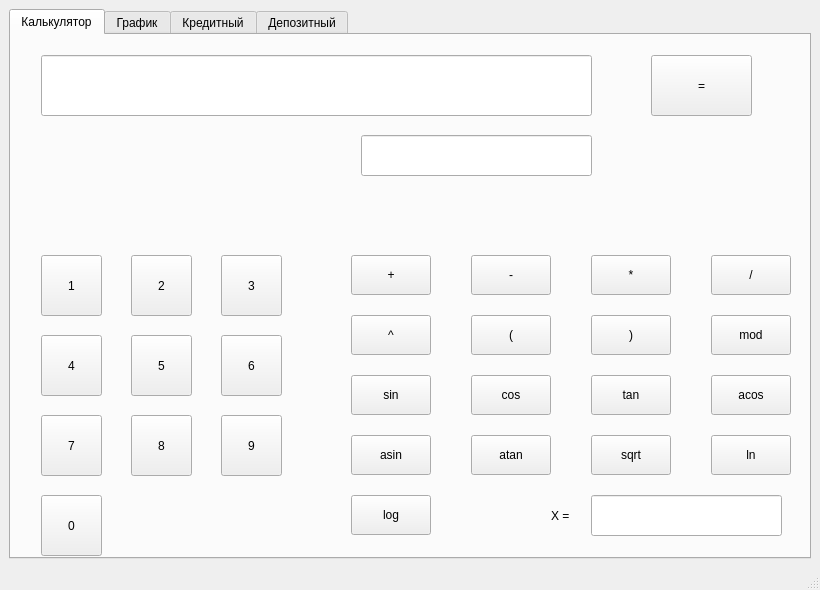
<?xml version="1.0" encoding="UTF-8"?>
<ui version="4.0">
 <class>MainWindow</class>
 <widget class="QMainWindow" name="MainWindow">
  <property name="enabled">
   <bool>true</bool>
  </property>
  <property name="geometry">
   <rect>
    <x>0</x>
    <y>0</y>
    <width>820</width>
    <height>590</height>
   </rect>
  </property>
  <property name="sizePolicy">
   <sizepolicy hsizetype="Fixed" vsizetype="Fixed">
    <horstretch>0</horstretch>
    <verstretch>0</verstretch>
   </sizepolicy>
  </property>
  <property name="minimumSize">
   <size>
    <width>820</width>
    <height>590</height>
   </size>
  </property>
  <property name="maximumSize">
   <size>
    <width>820</width>
    <height>590</height>
   </size>
  </property>
  <property name="windowTitle">
   <string>MainWindow</string>
  </property>
  <widget class="QWidget" name="centralwidget">
   <layout class="QGridLayout" name="gridLayout_3">
    <item row="0" column="1">
     <widget class="QTabWidget" name="tabWidget">
      <property name="currentIndex">
       <number>0</number>
      </property>
      <widget class="QWidget" name="tab_3">
       <attribute name="title">
        <string>Калькулятор</string>
       </attribute>
       <widget class="QLineEdit" name="input">
        <property name="geometry">
         <rect>
          <x>30</x>
          <y>20</y>
          <width>551</width>
          <height>61</height>
         </rect>
        </property>
        <property name="styleSheet">
         <string notr="true">font: 25pt &quot;.AppleSystemUIFont&quot;;</string>
        </property>
        <property name="alignment">
         <set>Qt::AlignRight|Qt::AlignTrailing|Qt::AlignVCenter</set>
        </property>
       </widget>
       <widget class="QLineEdit" name="output">
        <property name="geometry">
         <rect>
          <x>350</x>
          <y>100</y>
          <width>231</width>
          <height>41</height>
         </rect>
        </property>
        <property name="alignment">
         <set>Qt::AlignRight|Qt::AlignTrailing|Qt::AlignVCenter</set>
        </property>
        <property name="readOnly">
         <bool>true</bool>
        </property>
       </widget>
       <widget class="QPushButton" name="equalsButton">
        <property name="geometry">
         <rect>
          <x>640</x>
          <y>20</y>
          <width>101</width>
          <height>61</height>
         </rect>
        </property>
        <property name="sizePolicy">
         <sizepolicy hsizetype="Fixed" vsizetype="Fixed">
          <horstretch>0</horstretch>
          <verstretch>0</verstretch>
         </sizepolicy>
        </property>
        <property name="styleSheet">
         <string notr="true"> font: 30pt &quot;.AppleSystemUIFont&quot;;</string>
        </property>
        <property name="text">
         <string>=</string>
        </property>
        <property name="iconSize">
         <size>
          <width>32</width>
          <height>32</height>
         </size>
        </property>
       </widget>
       <widget class="QPushButton" name="numButton6">
        <property name="geometry">
         <rect>
          <x>210</x>
          <y>300</y>
          <width>61</width>
          <height>61</height>
         </rect>
        </property>
        <property name="styleSheet">
         <string notr="true">font: 24pt &quot;.AppleSystemUIFont&quot;;</string>
        </property>
        <property name="text">
         <string>6</string>
        </property>
       </widget>
       <widget class="QPushButton" name="atanButton">
        <property name="geometry">
         <rect>
          <x>460</x>
          <y>400</y>
          <width>80</width>
          <height>40</height>
         </rect>
        </property>
        <property name="styleSheet">
         <string notr="true">font: 18pt &quot;.AppleSystemUIFont&quot;;</string>
        </property>
        <property name="text">
         <string>atan</string>
        </property>
       </widget>
       <widget class="QPushButton" name="numButton9">
        <property name="geometry">
         <rect>
          <x>210</x>
          <y>380</y>
          <width>61</width>
          <height>61</height>
         </rect>
        </property>
        <property name="styleSheet">
         <string notr="true">font: 24pt &quot;.AppleSystemUIFont&quot;;</string>
        </property>
        <property name="text">
         <string>9</string>
        </property>
       </widget>
       <widget class="QPushButton" name="asinButton">
        <property name="geometry">
         <rect>
          <x>340</x>
          <y>400</y>
          <width>80</width>
          <height>40</height>
         </rect>
        </property>
        <property name="styleSheet">
         <string notr="true">font: 18pt &quot;.AppleSystemUIFont&quot;;</string>
        </property>
        <property name="text">
         <string>asin</string>
        </property>
       </widget>
       <widget class="QPushButton" name="numButton7">
        <property name="geometry">
         <rect>
          <x>30</x>
          <y>380</y>
          <width>61</width>
          <height>61</height>
         </rect>
        </property>
        <property name="styleSheet">
         <string notr="true">font: 24pt &quot;.AppleSystemUIFont&quot;;</string>
        </property>
        <property name="text">
         <string>7</string>
        </property>
       </widget>
       <widget class="QPushButton" name="tanButton">
        <property name="geometry">
         <rect>
          <x>580</x>
          <y>340</y>
          <width>80</width>
          <height>40</height>
         </rect>
        </property>
        <property name="styleSheet">
         <string notr="true">font: 18pt &quot;.AppleSystemUIFont&quot;;</string>
        </property>
        <property name="text">
         <string>tan</string>
        </property>
       </widget>
       <widget class="QPushButton" name="numButton2">
        <property name="geometry">
         <rect>
          <x>120</x>
          <y>220</y>
          <width>61</width>
          <height>61</height>
         </rect>
        </property>
        <property name="styleSheet">
         <string notr="true">font: 24pt &quot;.AppleSystemUIFont&quot;;</string>
        </property>
        <property name="text">
         <string>2</string>
        </property>
       </widget>
       <widget class="QPushButton" name="logButton">
        <property name="geometry">
         <rect>
          <x>340</x>
          <y>460</y>
          <width>80</width>
          <height>40</height>
         </rect>
        </property>
        <property name="styleSheet">
         <string notr="true">font: 18pt &quot;.AppleSystemUIFont&quot;;</string>
        </property>
        <property name="text">
         <string>log</string>
        </property>
       </widget>
       <widget class="QPushButton" name="bracketRightButton">
        <property name="geometry">
         <rect>
          <x>580</x>
          <y>280</y>
          <width>80</width>
          <height>40</height>
         </rect>
        </property>
        <property name="styleSheet">
         <string notr="true">font: 18pt &quot;.AppleSystemUIFont&quot;;</string>
        </property>
        <property name="text">
         <string>)</string>
        </property>
       </widget>
       <widget class="QPushButton" name="numButton8">
        <property name="geometry">
         <rect>
          <x>120</x>
          <y>380</y>
          <width>61</width>
          <height>61</height>
         </rect>
        </property>
        <property name="styleSheet">
         <string notr="true">font: 24pt &quot;.AppleSystemUIFont&quot;;</string>
        </property>
        <property name="text">
         <string>8</string>
        </property>
       </widget>
       <widget class="QPushButton" name="numButton0">
        <property name="geometry">
         <rect>
          <x>30</x>
          <y>460</y>
          <width>61</width>
          <height>61</height>
         </rect>
        </property>
        <property name="styleSheet">
         <string notr="true">font: 24pt &quot;.AppleSystemUIFont&quot;;</string>
        </property>
        <property name="text">
         <string>0</string>
        </property>
       </widget>
       <widget class="QPushButton" name="addButton">
        <property name="geometry">
         <rect>
          <x>340</x>
          <y>220</y>
          <width>80</width>
          <height>40</height>
         </rect>
        </property>
        <property name="styleSheet">
         <string notr="true">font: 18pt &quot;.AppleSystemUIFont&quot;;</string>
        </property>
        <property name="text">
         <string>+</string>
        </property>
       </widget>
       <widget class="QPushButton" name="numButton1">
        <property name="geometry">
         <rect>
          <x>30</x>
          <y>220</y>
          <width>61</width>
          <height>61</height>
         </rect>
        </property>
        <property name="styleSheet">
         <string notr="true">font: 24pt &quot;.AppleSystemUIFont&quot;;</string>
        </property>
        <property name="text">
         <string>1</string>
        </property>
       </widget>
       <widget class="QPushButton" name="sinButton">
        <property name="geometry">
         <rect>
          <x>340</x>
          <y>340</y>
          <width>80</width>
          <height>40</height>
         </rect>
        </property>
        <property name="styleSheet">
         <string notr="true">font: 18pt &quot;.AppleSystemUIFont&quot;;</string>
        </property>
        <property name="text">
         <string>sin</string>
        </property>
       </widget>
       <widget class="QPushButton" name="powButton">
        <property name="geometry">
         <rect>
          <x>340</x>
          <y>280</y>
          <width>80</width>
          <height>40</height>
         </rect>
        </property>
        <property name="styleSheet">
         <string notr="true">font: 18pt &quot;.AppleSystemUIFont&quot;;</string>
        </property>
        <property name="text">
         <string>^</string>
        </property>
       </widget>
       <widget class="QPushButton" name="sqrtButton">
        <property name="geometry">
         <rect>
          <x>580</x>
          <y>400</y>
          <width>80</width>
          <height>40</height>
         </rect>
        </property>
        <property name="styleSheet">
         <string notr="true">font: 18pt &quot;.AppleSystemUIFont&quot;;</string>
        </property>
        <property name="text">
         <string>sqrt</string>
        </property>
       </widget>
       <widget class="QPushButton" name="bracetLeftButton">
        <property name="geometry">
         <rect>
          <x>460</x>
          <y>280</y>
          <width>80</width>
          <height>40</height>
         </rect>
        </property>
        <property name="styleSheet">
         <string notr="true">font: 18pt &quot;.AppleSystemUIFont&quot;;</string>
        </property>
        <property name="text">
         <string>(</string>
        </property>
       </widget>
       <widget class="QLabel" name="label">
        <property name="geometry">
         <rect>
          <x>540</x>
          <y>460</y>
          <width>41</width>
          <height>41</height>
         </rect>
        </property>
        <property name="styleSheet">
         <string notr="true">font: 24pt &quot;.AppleSystemUIFont&quot;;</string>
        </property>
        <property name="text">
         <string>X = </string>
        </property>
       </widget>
       <widget class="QPushButton" name="numButton5">
        <property name="geometry">
         <rect>
          <x>120</x>
          <y>300</y>
          <width>61</width>
          <height>61</height>
         </rect>
        </property>
        <property name="styleSheet">
         <string notr="true">font: 24pt &quot;.AppleSystemUIFont&quot;;</string>
        </property>
        <property name="text">
         <string>5</string>
        </property>
       </widget>
       <widget class="QPushButton" name="modButton">
        <property name="geometry">
         <rect>
          <x>700</x>
          <y>280</y>
          <width>80</width>
          <height>40</height>
         </rect>
        </property>
        <property name="styleSheet">
         <string notr="true">font: 18pt &quot;.AppleSystemUIFont&quot;;</string>
        </property>
        <property name="text">
         <string>mod</string>
        </property>
       </widget>
       <widget class="QLineEdit" name="inputX">
        <property name="geometry">
         <rect>
          <x>580</x>
          <y>460</y>
          <width>191</width>
          <height>41</height>
         </rect>
        </property>
       </widget>
       <widget class="QPushButton" name="mulButton">
        <property name="geometry">
         <rect>
          <x>580</x>
          <y>220</y>
          <width>80</width>
          <height>40</height>
         </rect>
        </property>
        <property name="styleSheet">
         <string notr="true">font: 18pt &quot;.AppleSystemUIFont&quot;;</string>
        </property>
        <property name="text">
         <string>*</string>
        </property>
       </widget>
       <widget class="QPushButton" name="acosButton">
        <property name="geometry">
         <rect>
          <x>700</x>
          <y>340</y>
          <width>80</width>
          <height>40</height>
         </rect>
        </property>
        <property name="styleSheet">
         <string notr="true">font: 18pt &quot;.AppleSystemUIFont&quot;;</string>
        </property>
        <property name="text">
         <string>acos</string>
        </property>
       </widget>
       <widget class="QPushButton" name="cosButton">
        <property name="geometry">
         <rect>
          <x>460</x>
          <y>340</y>
          <width>80</width>
          <height>40</height>
         </rect>
        </property>
        <property name="styleSheet">
         <string notr="true">font: 18pt &quot;.AppleSystemUIFont&quot;;</string>
        </property>
        <property name="text">
         <string>cos</string>
        </property>
       </widget>
       <widget class="QPushButton" name="numButton4">
        <property name="geometry">
         <rect>
          <x>30</x>
          <y>300</y>
          <width>61</width>
          <height>61</height>
         </rect>
        </property>
        <property name="styleSheet">
         <string notr="true">font: 24pt &quot;.AppleSystemUIFont&quot;;</string>
        </property>
        <property name="text">
         <string>4</string>
        </property>
       </widget>
       <widget class="QPushButton" name="numButton3">
        <property name="geometry">
         <rect>
          <x>210</x>
          <y>220</y>
          <width>61</width>
          <height>61</height>
         </rect>
        </property>
        <property name="styleSheet">
         <string notr="true">font: 24pt &quot;.AppleSystemUIFont&quot;;</string>
        </property>
        <property name="text">
         <string>3</string>
        </property>
       </widget>
       <widget class="QPushButton" name="lnButton">
        <property name="geometry">
         <rect>
          <x>700</x>
          <y>400</y>
          <width>80</width>
          <height>40</height>
         </rect>
        </property>
        <property name="styleSheet">
         <string notr="true">font: 18pt &quot;.AppleSystemUIFont&quot;;</string>
        </property>
        <property name="text">
         <string>ln</string>
        </property>
       </widget>
       <widget class="QPushButton" name="divButton">
        <property name="geometry">
         <rect>
          <x>700</x>
          <y>220</y>
          <width>80</width>
          <height>40</height>
         </rect>
        </property>
        <property name="styleSheet">
         <string notr="true">font: 18pt &quot;.AppleSystemUIFont&quot;;</string>
        </property>
        <property name="text">
         <string>/</string>
        </property>
       </widget>
       <widget class="QPushButton" name="subButton">
        <property name="geometry">
         <rect>
          <x>460</x>
          <y>220</y>
          <width>80</width>
          <height>40</height>
         </rect>
        </property>
        <property name="styleSheet">
         <string notr="true">font: 18pt &quot;.AppleSystemUIFont&quot;;</string>
        </property>
        <property name="text">
         <string>-</string>
        </property>
       </widget>
      </widget>
      <widget class="QWidget" name="tab">
       <attribute name="title">
        <string>График</string>
       </attribute>
       <widget class="QWidget" name="gridLayoutWidget">
        <property name="geometry">
         <rect>
          <x>30</x>
          <y>120</y>
          <width>181</width>
          <height>151</height>
         </rect>
        </property>
        <layout class="QGridLayout" name="gridLayout_2">
         <item row="0" column="0">
          <widget class="QLabel" name="label_2">
           <property name="text">
            <string>Xmin </string>
           </property>
          </widget>
         </item>
         <item row="1" column="0">
          <widget class="QLabel" name="label_3">
           <property name="text">
            <string>Xmax</string>
           </property>
           <property name="textFormat">
            <enum>Qt::MarkdownText</enum>
           </property>
          </widget>
         </item>
         <item row="0" column="1">
          <widget class="QLineEdit" name="XminLineEdit"/>
         </item>
         <item row="1" column="1">
          <widget class="QLineEdit" name="XmaxLineEdit"/>
         </item>
        </layout>
       </widget>
       <widget class="QLineEdit" name="inputFunc">
        <property name="geometry">
         <rect>
          <x>10</x>
          <y>20</y>
          <width>481</width>
          <height>51</height>
         </rect>
        </property>
        <property name="styleSheet">
         <string notr="true">font: 30pt &quot;.AppleSystemUIFont&quot;;</string>
        </property>
        <property name="alignment">
         <set>Qt::AlignRight|Qt::AlignTrailing|Qt::AlignVCenter</set>
        </property>
       </widget>
       <widget class="QWidget" name="gridLayoutWidget_2">
        <property name="geometry">
         <rect>
          <x>30</x>
          <y>280</y>
          <width>181</width>
          <height>151</height>
         </rect>
        </property>
        <layout class="QGridLayout" name="gridLayout_4">
         <item row="0" column="0">
          <widget class="QLabel" name="label_4">
           <property name="text">
            <string>Ymin </string>
           </property>
          </widget>
         </item>
         <item row="1" column="0">
          <widget class="QLabel" name="label_5">
           <property name="text">
            <string>Ymax</string>
           </property>
           <property name="textFormat">
            <enum>Qt::MarkdownText</enum>
           </property>
          </widget>
         </item>
         <item row="0" column="1">
          <widget class="QLineEdit" name="YminLineEdit"/>
         </item>
         <item row="1" column="1">
          <widget class="QLineEdit" name="YmaxLineEdit"/>
         </item>
        </layout>
       </widget>
       <widget class="QCustomPlot" name="widget" native="true">
        <property name="geometry">
         <rect>
          <x>289</x>
          <y>99</y>
          <width>471</width>
          <height>391</height>
         </rect>
        </property>
       </widget>
       <widget class="QPushButton" name="plotPutton">
        <property name="geometry">
         <rect>
          <x>30</x>
          <y>440</y>
          <width>181</width>
          <height>51</height>
         </rect>
        </property>
        <property name="text">
         <string>PushButton</string>
        </property>
       </widget>
      </widget>
      <widget class="QWidget" name="tab_4">
       <attribute name="title">
        <string>Кредитный</string>
       </attribute>
       <widget class="QLineEdit" name="amountInput">
        <property name="geometry">
         <rect>
          <x>20</x>
          <y>50</y>
          <width>241</width>
          <height>31</height>
         </rect>
        </property>
        <property name="alignment">
         <set>Qt::AlignRight|Qt::AlignTrailing|Qt::AlignVCenter</set>
        </property>
       </widget>
       <widget class="QLabel" name="label_6">
        <property name="geometry">
         <rect>
          <x>20</x>
          <y>30</y>
          <width>101</width>
          <height>16</height>
         </rect>
        </property>
        <property name="text">
         <string>Сумма кредита</string>
        </property>
       </widget>
       <widget class="QLineEdit" name="termInput">
        <property name="enabled">
         <bool>true</bool>
        </property>
        <property name="geometry">
         <rect>
          <x>20</x>
          <y>120</y>
          <width>113</width>
          <height>31</height>
         </rect>
        </property>
        <property name="alignment">
         <set>Qt::AlignRight|Qt::AlignTrailing|Qt::AlignVCenter</set>
        </property>
       </widget>
       <widget class="QLabel" name="label_7">
        <property name="geometry">
         <rect>
          <x>20</x>
          <y>100</y>
          <width>131</width>
          <height>16</height>
         </rect>
        </property>
        <property name="text">
         <string>Количество месяцев</string>
        </property>
       </widget>
       <widget class="QLabel" name="label_8">
        <property name="geometry">
         <rect>
          <x>20</x>
          <y>170</y>
          <width>58</width>
          <height>16</height>
         </rect>
        </property>
        <property name="text">
         <string>Процент</string>
        </property>
       </widget>
       <widget class="QLineEdit" name="rateInput">
        <property name="geometry">
         <rect>
          <x>20</x>
          <y>190</y>
          <width>113</width>
          <height>31</height>
         </rect>
        </property>
        <property name="alignment">
         <set>Qt::AlignRight|Qt::AlignTrailing|Qt::AlignVCenter</set>
        </property>
       </widget>
       <widget class="QGroupBox" name="typeCreditGB">
        <property name="geometry">
         <rect>
          <x>10</x>
          <y>230</y>
          <width>171</width>
          <height>80</height>
         </rect>
        </property>
        <property name="styleSheet">
         <string notr="true">font: 13pt &quot;.AppleSystemUIFont&quot;;</string>
        </property>
        <property name="title">
         <string>Тип кредита</string>
        </property>
        <widget class="QWidget" name="gridLayoutWidget_3">
         <property name="geometry">
          <rect>
           <x>0</x>
           <y>20</y>
           <width>171</width>
           <height>61</height>
          </rect>
         </property>
         <layout class="QGridLayout" name="gridLayout">
          <item row="0" column="0">
           <widget class="QRadioButton" name="annuity">
            <property name="text">
             <string>аутифицированный</string>
            </property>
            <property name="checkable">
             <bool>true</bool>
            </property>
            <property name="checked">
             <bool>true</bool>
            </property>
            <property name="autoRepeat">
             <bool>false</bool>
            </property>
           </widget>
          </item>
          <item row="1" column="0">
           <widget class="QRadioButton" name="diff">
            <property name="text">
             <string>Дифференцированный</string>
            </property>
           </widget>
          </item>
         </layout>
        </widget>
       </widget>
       <widget class="QPushButton" name="CreditCalcButton">
        <property name="geometry">
         <rect>
          <x>20</x>
          <y>321</y>
          <width>121</width>
          <height>41</height>
         </rect>
        </property>
        <property name="text">
         <string>Расчитать</string>
        </property>
       </widget>
       <widget class="QLineEdit" name="totalOut">
        <property name="enabled">
         <bool>true</bool>
        </property>
        <property name="geometry">
         <rect>
          <x>570</x>
          <y>40</y>
          <width>181</width>
          <height>31</height>
         </rect>
        </property>
        <property name="readOnly">
         <bool>true</bool>
        </property>
       </widget>
       <widget class="QLineEdit" name="overpaymentOut">
        <property name="enabled">
         <bool>true</bool>
        </property>
        <property name="geometry">
         <rect>
          <x>570</x>
          <y>90</y>
          <width>181</width>
          <height>31</height>
         </rect>
        </property>
        <property name="readOnly">
         <bool>true</bool>
        </property>
       </widget>
       <widget class="QLineEdit" name="paymentOut">
        <property name="enabled">
         <bool>true</bool>
        </property>
        <property name="geometry">
         <rect>
          <x>570</x>
          <y>140</y>
          <width>181</width>
          <height>31</height>
         </rect>
        </property>
        <property name="readOnly">
         <bool>true</bool>
        </property>
       </widget>
       <widget class="QLabel" name="label_9">
        <property name="geometry">
         <rect>
          <x>420</x>
          <y>50</y>
          <width>121</width>
          <height>20</height>
         </rect>
        </property>
        <property name="text">
         <string>Итоговая выплата</string>
        </property>
       </widget>
       <widget class="QLabel" name="label_10">
        <property name="geometry">
         <rect>
          <x>420</x>
          <y>100</y>
          <width>111</width>
          <height>16</height>
         </rect>
        </property>
        <property name="text">
         <string>Переплата</string>
        </property>
       </widget>
       <widget class="QLabel" name="label_11">
        <property name="geometry">
         <rect>
          <x>420</x>
          <y>150</y>
          <width>151</width>
          <height>16</height>
         </rect>
        </property>
        <property name="text">
         <string>Ежемесячный платёж</string>
        </property>
       </widget>
       <widget class="QTableWidget" name="diffPayWidget">
        <property name="enabled">
         <bool>true</bool>
        </property>
        <property name="geometry">
         <rect>
          <x>490</x>
          <y>140</y>
          <width>241</width>
          <height>241</height>
         </rect>
        </property>
        <column>
         <property name="text">
          <string>Месяц</string>
         </property>
        </column>
        <column>
         <property name="text">
          <string>Платёж</string>
         </property>
        </column>
       </widget>
      </widget>
      <widget class="QWidget" name="tab_5">
       <attribute name="title">
        <string>Депозитный</string>
       </attribute>
      </widget>
     </widget>
    </item>
   </layout>
  </widget>
  <widget class="QStatusBar" name="statusbar"/>
 </widget>
 <customwidgets>
  <customwidget>
   <class>QCustomPlot</class>
   <extends>QWidget</extends>
   <header>qcustomplot.h</header>
   <container>1</container>
  </customwidget>
 </customwidgets>
 <resources/>
 <connections/>
</ui>
